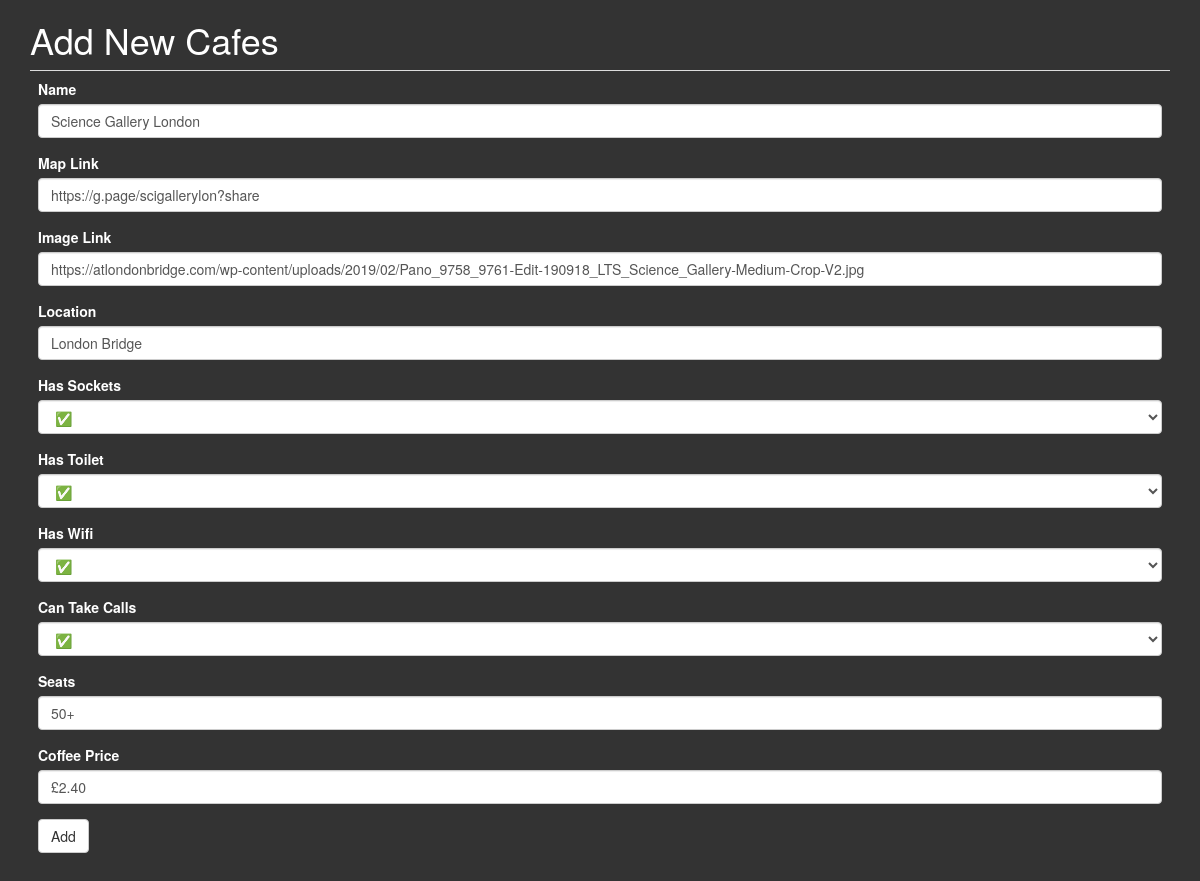
The app's page /update?id=1 with its own data.
### main.py (models this page shows)
class Cafe(db.Model):
    id = db.Column(db.Integer, primary_key=True)
    name = db.Column(db.String(250), unique=True, nullable=False)
    map_url = db.Column(db.String(500), nullable=False)
    img_url = db.Column(db.String(500), nullable=False)
    location = db.Column(db.String(250), nullable=False)
    seats = db.Column(db.String(250), nullable=False)
    has_toilet = db.Column(db.Boolean, nullable=False)
    has_wifi = db.Column(db.Boolean, nullable=False)
    has_sockets = db.Column(db.Boolean, nullable=False)
    can_take_calls = db.Column(db.Boolean, nullable=False)
    coffee_price = db.Column(db.String(250), nullable=True)

### main.py (the view, shortened to what this page needs)
@app.route('/update', methods=['POST', 'GET', 'PATCH'])
def update():
    cafe_id = request.args.get('id')
    selected_cafe = Cafe.query.get(cafe_id)
    form = Form(
        name=selected_cafe.name,
        map_url=selected_cafe.map_url,
        img_url=selected_cafe.img_url,
        location=selected_cafe.location,
        seats=selected_cafe.seats,
        coffee_price=selected_cafe.coffee_price)
    return render_template('update.html', form=form)

### main.py
class Form(FlaskForm):
    name = StringField('Name', validators=[DataRequired()])
    map_url = URLField('Map Link', validators=[DataRequired(), URL()])
    img_url = URLField('Image Link', validators=[DataRequired(), URL()])
    location = StringField('Location', validators=[DataRequired()])
    has_sockets = SelectField('Has Sockets', choices=choices, validators=[DataRequired()])
    has_toilet = SelectField('Has Toilet', choices=choices, validators=[DataRequired()])
    has_wifi = SelectField('Has Wifi', choices=choices,validators=[DataRequired()])
    can_take_calls = SelectField('Can Take Calls', choices=choices, validators=[DataRequired()])
    seats = StringField('Seats', validators=[DataRequired()])
    coffee_price = StringField('Coffee Price', validators=[DataRequired()])
    submit = SubmitField("Add")

### templates/update.html (shortened to what this page needs)
{% extends 'bootstrap/base.html' %}
{% import 'bootstrap/wtf.html' as wtf %}
{% block styles %}
{{ super() }}
<link rel="stylesheet" href="{{ url_for('static', filename='css/styles.css') }}">
{% endblock %}
{% block content %}
<div class="">
  <div class="container">
    <h1>Add New Cafes</h1>
    <table class="table">
      <tr>
        <td>{{ wtf.quick_form(form, novalidate=True) }}</td>
      </tr>
    </table>
  </div>
</div>
{% endblock %}

### static/css/styles.css (style rules this page uses)
body { background-color: #333; color: white; }

### records on screen
Cafe: name "Science Gallery London", map_url "https://g.page/scigallerylon?share", img_url "https://atlondonbridge.com/wp-content/uploads/2019/02/Pano_9758_9761-Edit-190918_LTS_Science_Gallery-Medium-Crop-V2.jpg", location "London Bridge", has_sockets "✅", has_toilet "✅", has_wifi "✅", can_take_calls "✅", seats "50+", coffee_price "£2.40"
